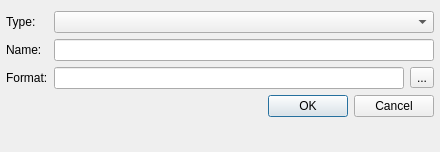
<?xml version="1.0" encoding="UTF-8"?>
<ui version="4.0">
 <class>ColumnEditor</class>
 <widget class="QDialog" name="ColumnEditor">
  <property name="geometry">
   <rect>
    <x>0</x>
    <y>0</y>
    <width>440</width>
    <height>152</height>
   </rect>
  </property>
  <property name="windowTitle">
   <string>Edit Column</string>
  </property>
  <layout class="QFormLayout" name="formLayout">
   <property name="leftMargin">
    <number>6</number>
   </property>
   <property name="rightMargin">
    <number>6</number>
   </property>
   <property name="bottomMargin">
    <number>6</number>
   </property>
   <item row="1" column="0">
    <widget class="QLabel" name="label">
     <property name="text">
      <string>Name:</string>
     </property>
    </widget>
   </item>
   <item row="1" column="1">
    <widget class="QLineEdit" name="nameLineEdit"/>
   </item>
   <item row="3" column="0">
    <widget class="QLabel" name="label_3">
     <property name="text">
      <string>Format:</string>
     </property>
    </widget>
   </item>
   <item row="3" column="1">
    <layout class="QHBoxLayout" name="horizontalLayout">
     <item>
      <widget class="QLineEdit" name="formatLineEdit"/>
     </item>
     <item>
      <widget class="QToolButton" name="formatButton">
       <property name="text">
        <string>...</string>
       </property>
       <property name="popupMode">
        <enum>QToolButton::InstantPopup</enum>
       </property>
      </widget>
     </item>
    </layout>
   </item>
   <item row="4" column="0" colspan="2">
    <widget class="QDialogButtonBox" name="buttonBox">
     <property name="orientation">
      <enum>Qt::Horizontal</enum>
     </property>
     <property name="standardButtons">
      <set>QDialogButtonBox::Cancel|QDialogButtonBox::Ok</set>
     </property>
    </widget>
   </item>
   <item row="0" column="0">
    <widget class="QLabel" name="label_2">
     <property name="text">
      <string>Type:</string>
     </property>
    </widget>
   </item>
   <item row="0" column="1">
    <widget class="QComboBox" name="comboBox"/>
   </item>
  </layout>
 </widget>
 <resources/>
 <connections>
  <connection>
   <sender>buttonBox</sender>
   <signal>accepted()</signal>
   <receiver>ColumnEditor</receiver>
   <slot>accept()</slot>
   <hints>
    <hint type="sourcelabel">
     <x>248</x>
     <y>254</y>
    </hint>
    <hint type="destinationlabel">
     <x>157</x>
     <y>274</y>
    </hint>
   </hints>
  </connection>
  <connection>
   <sender>buttonBox</sender>
   <signal>rejected()</signal>
   <receiver>ColumnEditor</receiver>
   <slot>reject()</slot>
   <hints>
    <hint type="sourcelabel">
     <x>316</x>
     <y>260</y>
    </hint>
    <hint type="destinationlabel">
     <x>286</x>
     <y>274</y>
    </hint>
   </hints>
  </connection>
 </connections>
</ui>
